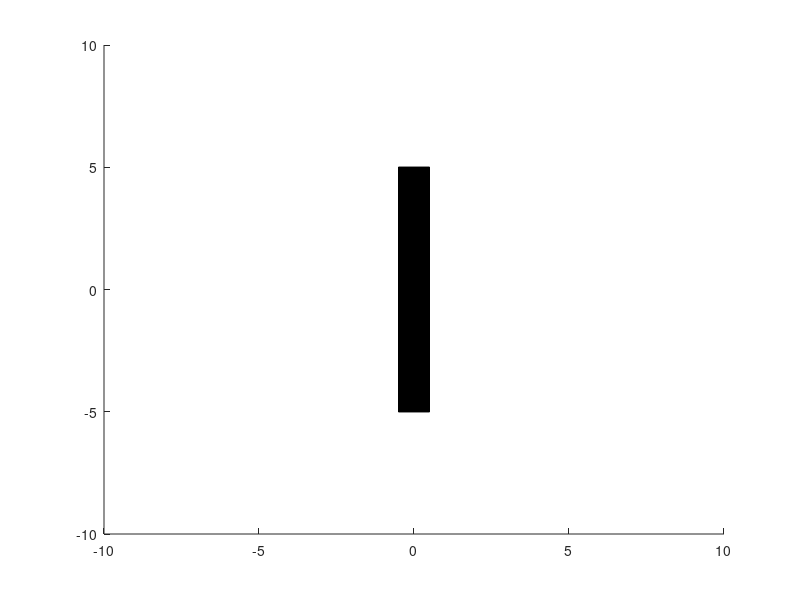

Reproduce this figure in MATLAB. (Note: this script raises an error after producing the figure.)
function data = patchrotate2dtest()
data.origin = [0 1 0];
data.originRotate = [0 0 0];
data.pivotPoint = [0 5 0];
data.xrotate = 0;
data.yrotate = 0;
data.zrotate = deg2rad(25);
data.hasChanged = true;

sf = .50;
w = 1024*sf;
h = 1024*sf;

fig = figure('position',[0 0 w h]);
ax = axes('parent',fig,...
    'xlim',[-10 10],...
    'ylim',[-10 10],...
    'xlimmode','manual',...
    'ylimmode','manual'...
    );
data.xdata = [-1 1 1 -1]*.5;
data.ydata = [-1 -1 1 1]*5;

origpat = patch('parent',ax,...
    'xdata',data.xdata,...'
    'ydata',data.ydata,...
    'facecolor',[1 0 0]);

pat = patch('parent',ax,...
    'xdata',...
    data.xdata,...
    'ydata',...
    data.ydata...
    );

data = ApplyPatchTForm(pat,data);
data = ApplyPatchTForm(pat,data);
data.zrotate = deg2rad(15);
data.hasChanged = true;
data = ApplyPatchTForm(pat,data);

end

function data = ApplyPatchTForm(pat,data)
if data.hasChanged
    fprintf('... Update...\n');
    points = [];
    
    for k=1:length(data.xdata)
        points = [points; [data.xdata(k),data.ydata(k)]];
    end
    TOriginR = makehgtform('zrotate',data.originRotate(3));
    TOrigin = makehgtform('translate',data.origin);
    R = makehgtform('zrotate',data.zrotate);
    T = makehgtform('translate',data.pivotPoint);
    M = T * R * inv(T) * TOrigin * TOriginR;
    
    newxdata = [];
    newydata = [];
    
    for k=1:size(points,1)
        newPoint = M * [points(k,1:2) 0 1]';
        newPoint = newPoint';
        newxdata = [newxdata, newPoint(1)];
        newydata = [newydata, newPoint(2)];
    end
    
    set(pat,'xdata',newxdata,'ydata',newydata)
    data.hasChanged = false;
else
   fprintf('... Not Updated...\n');
end

end

